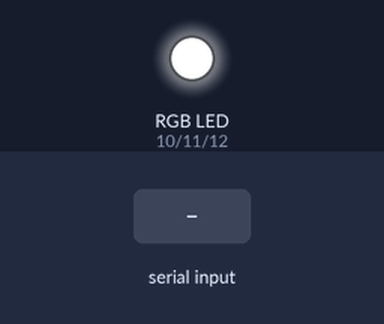
Bench run of a sketch on a simulated Arduino Uno, built with avr-gcc and run on an emulated ATmega328P. Parts: an RGB LED mixed from three pins (HIGH = lit). The test bench sets the inputs (shaded band). Dim RGB values are drawn brighter than linear.

Above: at 1.2 s.
1.3 s: "H90\n" received over Serial
At 4.1 s:
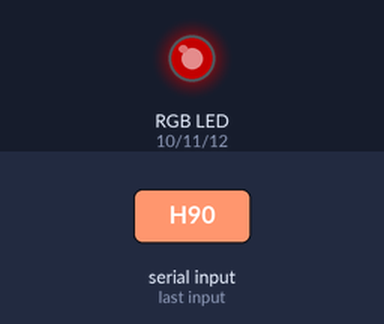
4.3 s: "H,45\n" received over Serial
At 7.5 s:
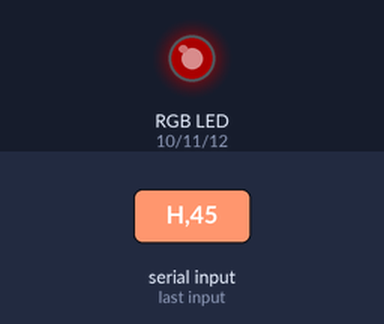
Timing chart, 0 to 9.0 s (numbered marks = the images above; inputs shaded):
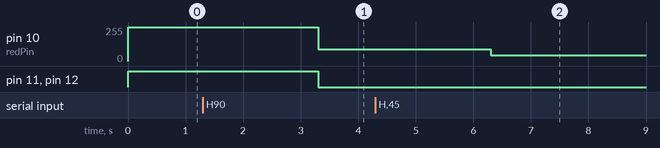

The sketch:

rgb_led.ino
```cpp
// Input
int input;

const int NB_OF_VALUES = 3;
int valuesIndex = 0;
int values[NB_OF_VALUES];

// LED state and speed
int redState;
int blueState;
int greenState;

// LED pins
int redPin = 10;
int greenPin = 11;
int bluePin = 12;

// Setup of the board
void setup() {
  // Initialize pins
  pinMode(redPin, OUTPUT);
  pinMode(greenPin, OUTPUT);
  pinMode(bluePin, OUTPUT);

  // Initialize serial port
  Serial.begin(9600);

  // Initialize LED state
  redState = 255;
  blueState = 255;
  greenState = 255;

}

// Main loop
void loop() {

  if (Serial.available())
  {
    if (Serial.read() == 'H')
    {
      for(valuesIndex = 0; valuesIndex < NB_OF_VALUES; valuesIndex++)
     {
       values[valuesIndex] = Serial.parseInt();
     }

     redState = values[0];
     blueState = values[2];
     greenState = values[1];

    valuesIndex = 0;
    }
  }

  setRGB(redState,greenState,blueState);

}

// Function to set RGB color
void setRGB(int red, int green, int blue) {
  analogWrite(redPin, red);
  analogWrite(greenPin, green);
  analogWrite(bluePin, blue);
}
```

Measured:
- after the input at 1.3 s, pin 10 (redPin): 255/255 → 90/255 after 2.0 s; pin 11 (greenPin), pin 12 (bluePin): HIGH → LOW after 2.0 s
- after the input at 4.3 s, pin 10 (redPin): 90/255 → 45/255 after 2.0 s
